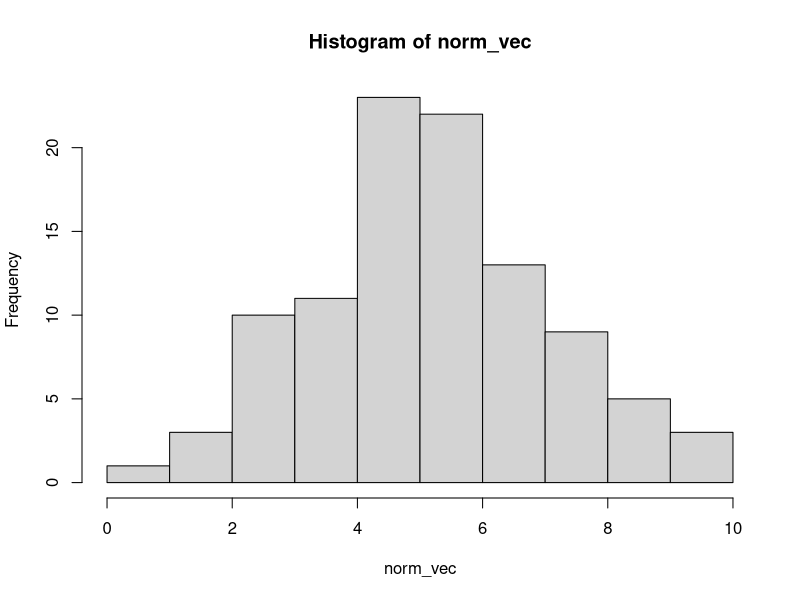
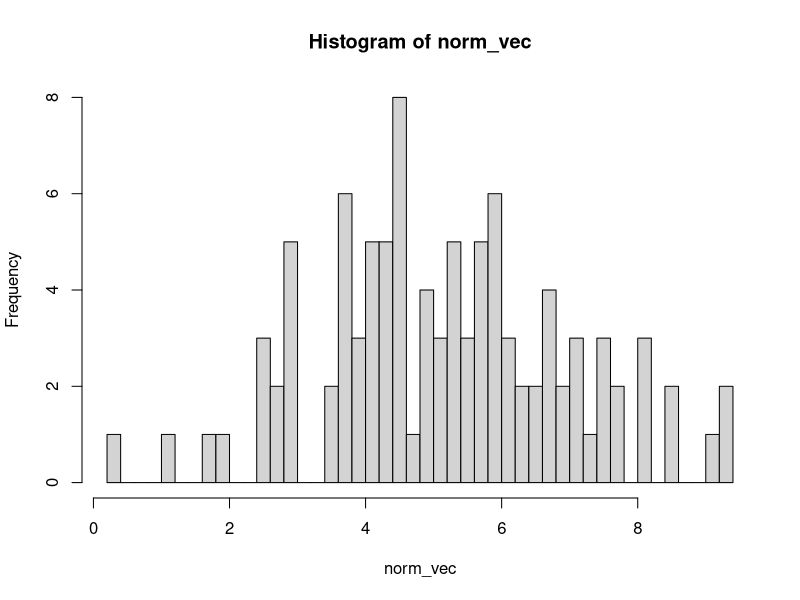
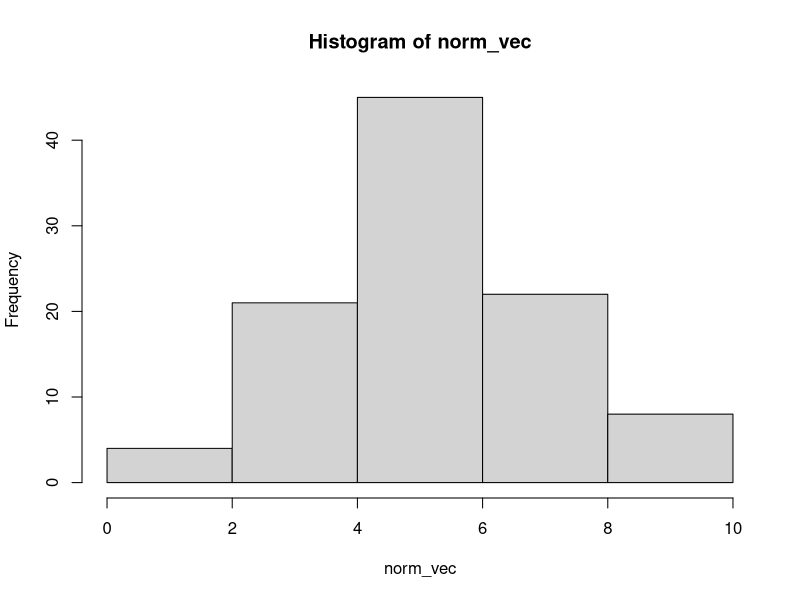
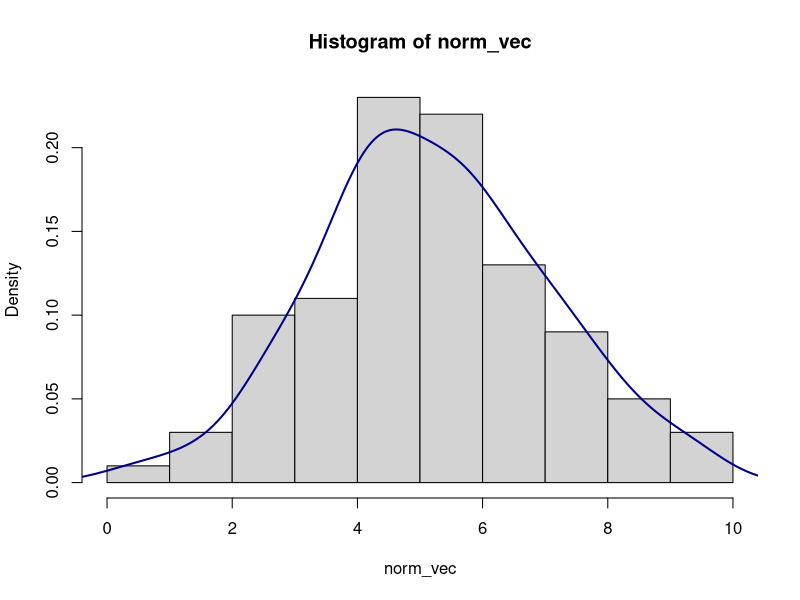

Recreate these plots in R, in order.
## ---- chunk 1
knitr::opts_chunk$set(echo = TRUE)
## ---- chunk 2
set.seed(123)
norm_vec <- rnorm(100, 5, 2)
## ---- chunk 3
hist(norm_vec)
## ---- chunk 4
hist(norm_vec, breaks = 40)
## ---- chunk 5
hist(norm_vec, breaks = 5)
## ---- chunk 6
hist(norm_vec, freq = FALSE)
lines(density(norm_vec), col = 'darkblue', lwd = 2)
